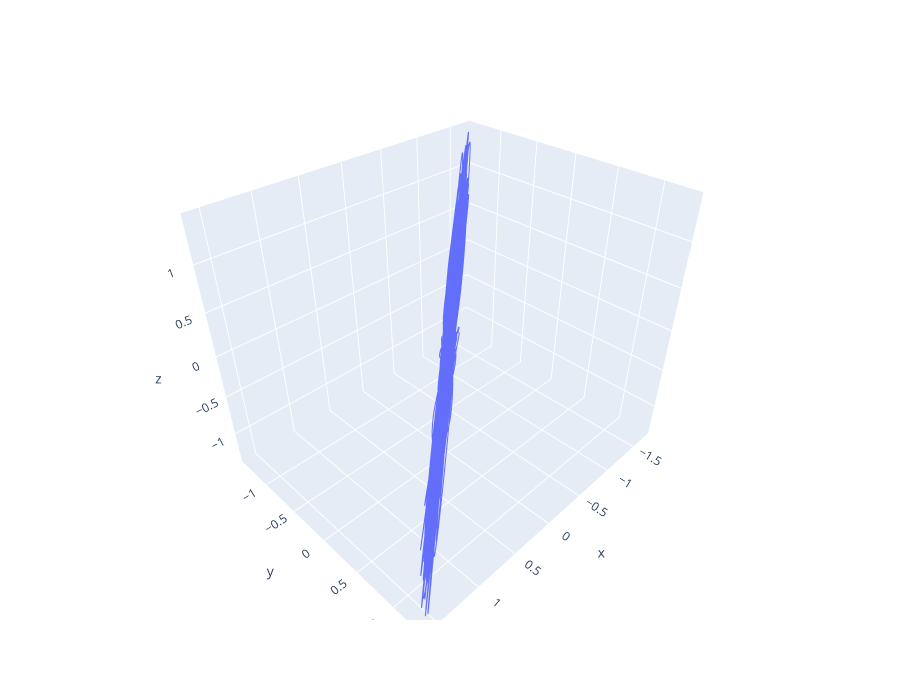

The notebook cell this image was saved under:
### Code cell
import plotly.express as px
fig = px.line_3d(x=unmixed[:,1,0], y=unmixed[:,1,1],z=unmixed[:,1,2],height=700)

fig.show()

### Figure 1 — Plotly figure (JSON) as saved in the notebook; plotly's stock layout.template omitted (floating-point values rounded to 4 significant figures; data arrays with more than 128 entries replaced by an {"elided": "..."} marker saying what was removed)
{"data": [{"hovertemplate": "x=%{x}<br>y=%{y}<br>z=%{z}<extra></extra>", "legendgroup": "", "line": {"color": "#636efa", "dash": "solid"}, "marker": {"symbol": "circle"}, "mode": "lines", "name": "", "scene": "scene", "showlegend": false, "type": "scatter3d", "x": {"elided": "29940 float values"}, "y": {"elided": "29940 float values"}, "z": {"elided": "29940 float values"}}], "layout": {"height": 700, "legend": {"tracegroupgap": 0}, "margin": {"t": 60}, "scene": {"domain": {"x": [0, 1], "y": [0, 1]}, "xaxis": {"title": {"text": "x"}}, "yaxis": {"title": {"text": "y"}}, "zaxis": {"title": {"text": "z"}}}}}
